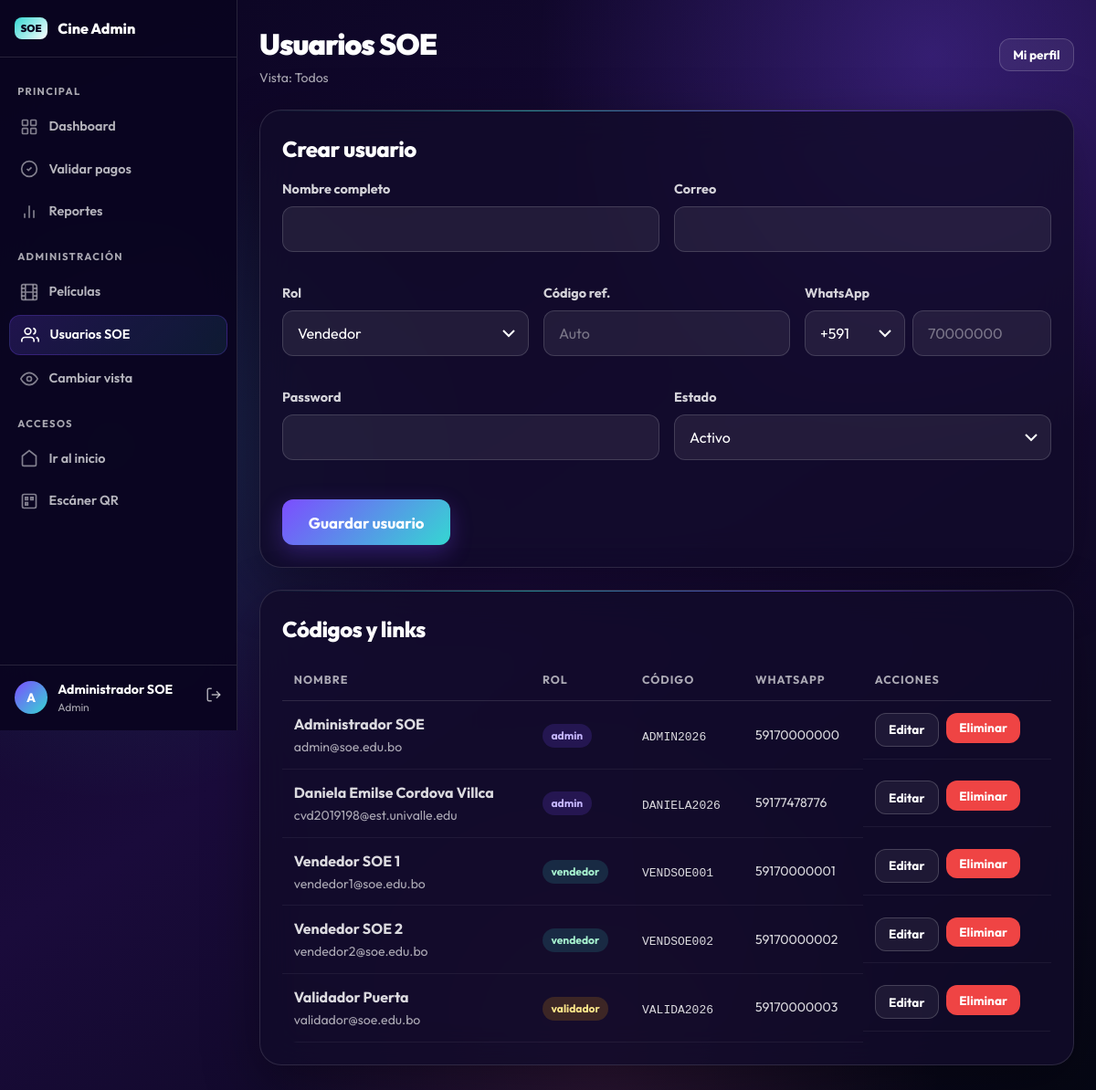
The app's page /admin/usuarios.php (signed in), older data.
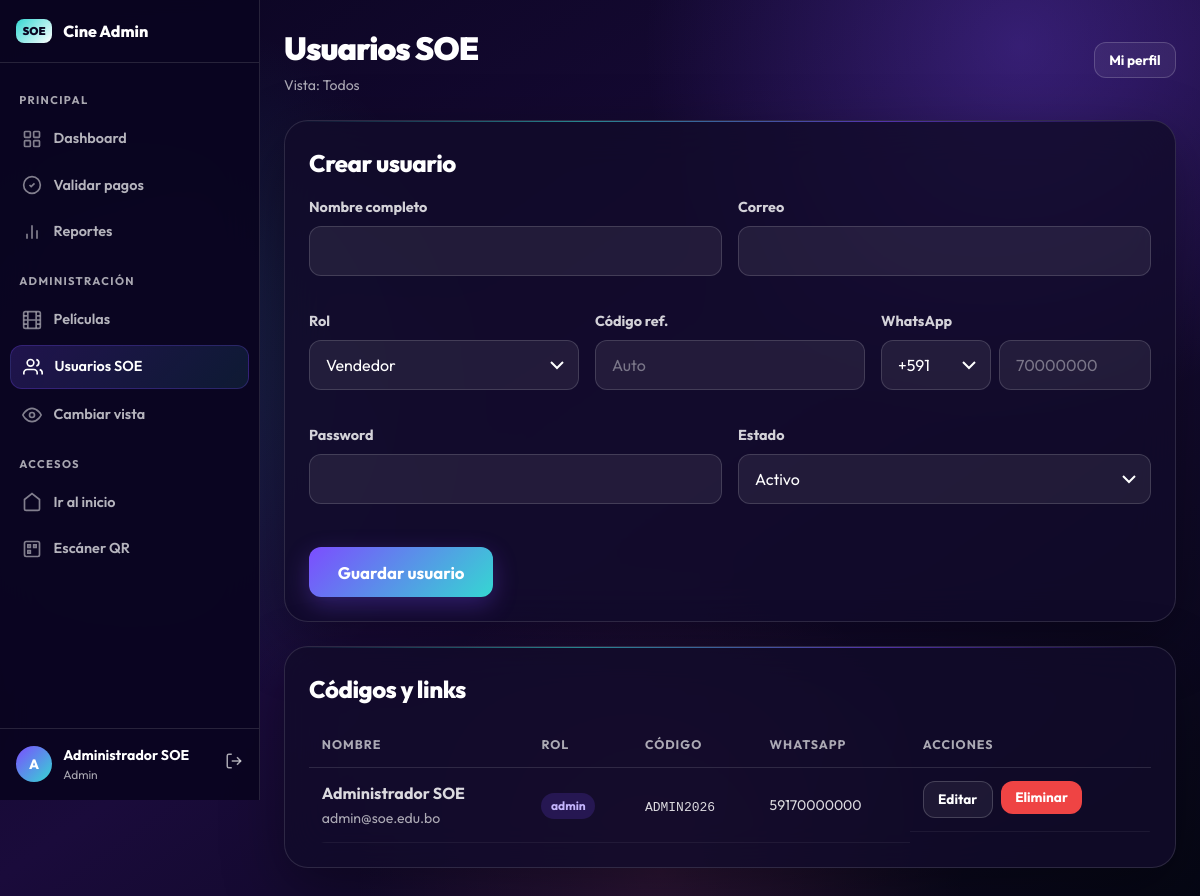
The same page, newer data.
### tables this page shows
CREATE TABLE usuarios (
  id INT UNSIGNED AUTO_INCREMENT PRIMARY KEY,
  nombre_completo VARCHAR(150) NOT NULL,
  correo VARCHAR(150) NOT NULL UNIQUE,
  password_hash VARCHAR(255) NOT NULL,
  rol ENUM('admin','vendedor','validador') NOT NULL DEFAULT 'vendedor',
  codigo_referencia CHAR(12) NOT NULL UNIQUE,
  whatsapp VARCHAR(20) NULL,
  qr_pago_imagen VARCHAR(255) NULL,
  estado ENUM('activo','inactivo','eliminado') NOT NULL DEFAULT 'activo',
  fecha_creacion DATETIME NOT NULL DEFAULT CURRENT_TIMESTAMP,
  fecha_actualizacion DATETIME NOT NULL DEFAULT CURRENT_TIMESTAMP ON UPDATE CURRENT_TIMESTAMP,
  creado_por INT UNSIGNED NULL,
  INDEX idx_rol (rol),
  INDEX idx_estado (estado),
  INDEX idx_codigo (codigo_referencia)
);

### config/config.php (called while the page is built, shortened)
<?php
function e(?string $value): string
{
    return htmlspecialchars((string) $value, ENT_QUOTES, 'UTF-8');
}
function asset(string $path): string
{
    $cleanPath = ltrim($path, '/');
    $url = BASE_URL . '/' . $cleanPath;
    $filePath = ROOT_PATH . '/' . str_replace('/', DIRECTORY_SEPARATOR, $cleanPath);
    if (is_file($filePath)) {
        $separator = str_contains($url, '?') ? '&' : '?';
        $url .= $separator . 'v=' . filemtime($filePath);
    }
    return $url;
}

### classes/Auth.php (called while the page is built, shortened)
<?php
class Auth
{
    public static function user(): ?array
    {
        return $_SESSION['usuario'] ?? null;
    }
}

### admin/usuarios.php (the view, shortened to what this page needs)
<?php
require __DIR__ . '/_bootstrap.php';
$pdo = Database::getConnection();
$phoneCountries = ['591'=>'Bolivia +591','54'=>'Argentina +54','55'=>'Brasil +55','56'=>'Chile +56','57'=>'Colombia +57','593'=>'Ecuador +593','595'=>'Paraguay +595','51'=>'Peru +51','598'=>'Uruguay +598','58'=>'Venezuela +58','52'=>'Mexico +52','1'=>'EE.UU./Canada +1','34'=>'España +34'];
function separar_telefono(?string $telefono, array $paises): array {
    $digits = preg_replace('/\D+/', '', (string) $telefono);
    $codes = array_keys($paises); usort($codes, fn($a,$b)=>strlen($b)<=>strlen($a));
    return ['591', $digits];
}
$editarId = filter_input(INPUT_GET,'editar',FILTER_VALIDATE_INT); $editar=null;
[$waPaisActual,$waLocalActual]=separar_telefono($editar['whatsapp']??'',$phoneCountries);
$usuarios=$pdo->query("SELECT * FROM usuarios WHERE estado!='eliminado' ORDER BY rol,nombre_completo")->fetchAll();
admin_header('Usuarios SOE');
?>
<div class="glass admin-panel">
    <h2><?= $editar?'Editar usuario':'Crear usuario' ?></h2>
    <form method="post">
        <div class="form-row form-row-2 mb-2">
            <div class="form-group"><label class="form-label">Nombre completo</label><input class="form-input" name="nombre_completo" required minlength="3" value="<?= e($editar['nombre_completo']??'') ?>"></div>
            <div class="form-group"><label class="form-label">Correo</label><input class="form-input" type="email" name="correo" required value="<?= e($editar['correo']??'') ?>"></div>
        </div>
        <div class="form-row form-row-3 mb-2">
            <div class="form-group"><label class="form-label">Rol</label><select class="form-input form-select" name="rol"><option value="vendedor">Vendedor</option></select></div>
            <div class="form-group"><label class="form-label">Código ref.</label><input class="form-input" name="codigo_referencia" value="<?= e($editar['codigo_referencia']??'') ?>" placeholder="Auto" <?= $editar?'':'readonly' ?>></div>
            <div class="form-group"><label class="form-label">WhatsApp</label>
                <div class="phone-field">
                    <select class="form-input form-select" name="whatsapp_pais" data-country-select>
                        <?php foreach ($phoneCountries as $code=>$label): ?><option value="<?= e($code) ?>" data-short="+<?= e($code) ?>" data-label="<?= e($label) ?>" <?= $code===$waPaisActual?'selected':'' ?>>+<?= e($code) ?></option><?php endforeach; ?>
                    </select>
                    <input class="form-input" type="tel" name="whatsapp" value="<?= e($waLocalActual) ?>" placeholder="70000000" maxlength="15" data-phone-local="true">
                </div>
            </div>
        </div>
        <div class="form-row form-row-2 mb-3">
            <div class="form-group"><label class="form-label">Password <?= $editar?'(vacío = sin cambio)':'' ?></label><input class="form-input" type="password" name="password" minlength="6" <?= $editar?'':'required' ?>></div>
            <div class="form-group"><label class="form-label">Estado</label><select class="form-input form-select" name="estado"><option value="activo">Activo</option></select></div>
        </div>
        <button class="btn btn-primary btn-lg">Guardar usuario</button>
    </form>
</div>
<div class="glass admin-panel">
    <h2>Códigos y links</h2>
    <div class="table-wrap">
        <table class="table"><thead><tr><th>Nombre</th><th>Rol</th><th>Código</th><th>WhatsApp</th><th>Acciones</th></tr></thead><tbody>
        <?php foreach ($usuarios as $u): ?>
            <tr>
                <td><strong><?= e($u['nombre_completo']) ?></strong><br><span class="text-muted text-sm"><?= e($u['correo']) ?></span></td>
                <td><span class="badge badge-<?= $u['rol']==='admin'?'purple':($u['rol']==='vendedor'?'info':'warning') ?>"><?= e($u['rol']) ?></span></td>
                <td><code><?= e($u['codigo_referencia']) ?></code></td>
                <td class="text-sm"><?= e($u['whatsapp']??'') ?></td>
                <td class="flex gap-1">
                    <a class="btn btn-ghost btn-sm" href="usuarios.php?editar=<?= (int)$u['id'] ?>">Editar</a>
                    <form method="post" style="display:inline"><button class="btn btn-danger btn-sm" name="accion" value="eliminar">Eliminar</button></form>
                </td>
            </tr>
        <?php endforeach; ?>
        </tbody></table>
    </div>
</div>
<?php admin_footer(); ?>

### admin/_bootstrap.php (shortened to what this page needs)
<?php
require __DIR__ . '/../config/config.php';
require __DIR__ . '/../classes/Auth.php';
function admin_is_admin(): bool { return Auth::user()['rol'] === 'admin'; }
function admin_is_vendor(): bool { return Auth::user()['rol'] === 'vendedor'; }
function admin_view_vendor_label(): string {
    return 'Todos';
}
function admin_nav_active(string $page): string {
    return basename((string) ($_SERVER['SCRIPT_NAME'] ?? '')) === $page ? 'active' : '';
}
function admin_header(string $title): void {
    $user = Auth::user();
    $initial = strtoupper(substr($user['nombre'] ?? 'U', 0, 1));
    ?>
    <!doctype html>
    <html lang="es">
    <head>
        <link href="<?= e(asset('assets/css/bootstrap.min.css')) ?>" rel="stylesheet">
        <link href="<?= e(asset('assets/css/style.css')) ?>" rel="stylesheet">
    </head>
    <body class="site-bg">
    <div class="admin-layout">
        <aside class="sidebar">
            <div class="sidebar-header">
                <span class="brand-icon">SOE</span>
                <span>Cine Admin</span>
            </div>
            <nav class="sidebar-nav">
                <div class="sidebar-section">Principal</div>
                <a class="sidebar-link <?= admin_nav_active('index.php') ?>" href="index.php">
                    <svg viewBox="0 0 24 24" fill="none" stroke="currentColor" stroke-width="2"><rect x="3" y="3" width="7" height="7" rx="1"/><rect x="14" y="3" width="7" height="7" rx="1"/><rect x="3" y="14" width="7" height="7" rx="1"/><rect x="14" y="14" width="7" height="7" rx="1"/></svg>
                    <span class="sidebar-label">Dashboard</span>
                </a>
                <a class="sidebar-link <?= admin_nav_active('validar.php') ?>" href="validar.php">
                    <svg viewBox="0 0 24 24" fill="none" stroke="currentColor" stroke-width="2"><path d="M9 12l2 2 4-4"/><circle cx="12" cy="12" r="10"/></svg>
                    <span class="sidebar-label">Validar pagos</span>
                </a>
                <a class="sidebar-link <?= admin_nav_active('reportes.php') ?>" href="reportes.php">
                    <svg viewBox="0 0 24 24" fill="none" stroke="currentColor" stroke-width="2"><path d="M18 20V10M12 20V4M6 20v-6"/></svg>
                    <span class="sidebar-label">Reportes</span>
                </a>
                <?php if (admin_is_admin()): ?>
                <div class="sidebar-section">Administración</div>
                <a class="sidebar-link <?= admin_nav_active('peliculas.php') ?>" href="peliculas.php">
                    <svg viewBox="0 0 24 24" fill="none" stroke="currentColor" stroke-width="2"><rect x="2" y="2" width="20" height="20" rx="2"/><path d="M7 2v20M17 2v20M2 12h20M2 7h5M2 17h5M17 17h5M17 7h5"/></svg>
                    <span class="sidebar-label">Películas</span>
                </a>
                <a class="sidebar-link <?= admin_nav_active('usuarios.php') ?>" href="usuarios.php">
                    <svg viewBox="0 0 24 24" fill="none" stroke="currentColor" stroke-width="2"><path d="M17 21v-2a4 4 0 0 0-4-4H5a4 4 0 0 0-4 4v2"/><circle cx="9" cy="7" r="4"/><path d="M23 21v-2a4 4 0 0 0-3-3.87"/><path d="M16 3.13a4 4 0 0 1 0 7.75"/></svg>
                    <span class="sidebar-label">Usuarios SOE</span>
                </a>
                <a class="sidebar-link <?= admin_nav_active('modo.php') ?>" href="modo.php">
                    <svg viewBox="0 0 24 24" fill="none" stroke="currentColor" stroke-width="2"><path d="M1 12s4-8 11-8 11 8 11 8-4 8-11 8-11-8-11-8z"/><circle cx="12" cy="12" r="3"/></svg>
                    <span class="sidebar-label">Cambiar vista</span>
                </a>
                <?php endif; ?>
                <div class="sidebar-section">Accesos</div>
                <a class="sidebar-link" href="../index.php">
                    <svg viewBox="0 0 24 24" fill="none" stroke="currentColor" stroke-width="2"><path d="M3 9l9-7 9 7v11a2 2 0 0 1-2 2H5a2 2 0 0 1-2-2z"/></svg>
                    <span class="sidebar-label">Ir al inicio</span>
                </a>
                <a class="sidebar-link" href="../validador/escaner.php">
                    <svg viewBox="0 0 24 24" fill="none" stroke="currentColor" stroke-width="2"><rect x="3" y="3" width="18" height="18" rx="2"/><path d="M7 7h3v3H7zM14 7h3v3h-3zM7 14h3v3H7z"/></svg>
                    <span class="sidebar-label">Escáner QR</span>
                </a>
            </nav>
            <div class="sidebar-user">
                <div class="sidebar-user-avatar"><?= e($initial) ?></div>
                <div class="sidebar-user-info">
                    <div class="sidebar-user-name"><?= e($user['nombre'] ?? 'Usuario') ?></div>
                    <div class="sidebar-user-role"><?= e(ucfirst($user['rol'] ?? '')) ?></div>
                </div>
                <a href="../login.php?salir=1" title="Salir" style="margin-left:auto;color:var(--muted)">
                    <svg width="18" height="18" viewBox="0 0 24 24" fill="none" stroke="currentColor" stroke-width="2"><path d="M9 21H5a2 2 0 0 1-2-2V5a2 2 0 0 1 2-2h4"/><polyline points="16 17 21 12 16 7"/><line x1="21" y1="12" x2="9" y2="12"/></svg>
                </a>
            </div>
        </aside>
        <div class="main-area">
            <header class="admin-header">
                <div>
                    <h1><?= e($title) ?></h1>
                    <span class="text-muted text-sm">Vista: <?= e(admin_view_vendor_label()) ?></span>
                </div>
                <div class="flex gap-1">
                    <a class="btn btn-ghost btn-sm" href="perfil.php">Mi perfil</a>
                </div>
            </header>
    <?php
}
function admin_footer(): void {
    echo '</div></div>';
    echo '</body></html>';
}

### assets/css/base.css (style rules this page uses)
:root { --bg:#0a0520;--bg2:#1a0b3b;--surface:rgba(18,12,42,.82);--surface-soft:rgba(255,255,255,.07); --line:rgba(255,255,255,.12);--text:#fff;--muted:rgba(255,255,255,.65); --purple:#7c4dff;--cyan:#35d7d2;--pink:#ff6aa2;--blue:#5b8df7; --danger:#ef4444;--warning:#f59e0b;--success:#10b981; --r-xl:24px;--r-lg:18px;--r-md:12px; --shadow:0 20px 60px rgba(0,0,0,.35);--glow:0 0 0 1px rgba(255,255,255,.08),0 24px 70px rgba(53,215,210,.12); --nav-h:70px; }
* { box-sizing:border-box;margin:0;padding:0 }
html { scroll-behavior:smooth }
body { font-family:'Outfit',system-ui,sans-serif;color:var(--text);background:var(--bg);min-height:100vh;overflow-x:hidden;text-rendering:optimizeLegibility }
a { color:inherit;text-decoration:none }
.btn { display:inline-flex;align-items:center;justify-content:center;gap:.5rem;padding:.7rem 1.4rem;border:1px solid transparent;border-radius:var(--r-md);font-family:inherit;font-weight:700;font-size:.95rem;cursor:pointer;transition:all .25s ease;text-decoration:none }
.btn-primary { background:linear-gradient(135deg,var(--purple),var(--cyan));color:#fff;border:0;box-shadow:0 8px 25px rgba(124,77,255,.3) }
.btn-ghost { background:rgba(255,255,255,.06);color:#fff;border:1px solid rgba(255,255,255,.18) }
.btn-danger { background:var(--danger);color:#fff;border:0 }
.btn-sm { padding:.45rem .9rem;font-size:.85rem }
.btn-lg { padding:.85rem 1.8rem;font-size:1.05rem;min-height:50px }
.form-group { margin-bottom:1.2rem }
.form-label { display:block;margin-bottom:.45rem;color:rgba(255,255,255,.82);font-weight:700;font-size:.9rem }
.form-input,.form-select { width:100%;min-height:50px;padding:.7rem 1rem;border:1px solid rgba(255,255,255,.15);border-radius:var(--r-md);background:rgba(255,255,255,.07);color:#fff;font-family:inherit;font-size:1rem;transition:border-color .2s,box-shadow .2s }
.form-input::placeholder { color:rgba(255,255,255,.4) }
.form-select { appearance:none;background-repeat:no-repeat;background-position:right .8rem center;background-size:1rem;padding-right:2.5rem }
.form-select option { background:#1a0b3b;color:#fff }
.glass { background:var(--surface);backdrop-filter:blur(20px);border:1px solid var(--line);border-radius:var(--r-xl);box-shadow:var(--shadow);position:relative;overflow:hidden }
.glass::before { content:"";position:absolute;inset:0 0 auto;height:1px;background:linear-gradient(90deg,transparent,rgba(53,215,210,.6),rgba(124,77,255,.6),transparent);pointer-events:none }
.glass>* { position:relative;z-index:1 }
.badge { display:inline-flex;align-items:center;padding:.25rem .6rem;border-radius:999px;font-size:.75rem;font-weight:700 }
.badge-purple { background:rgba(124,77,255,.18);color:#c4b5fd }
.table-wrap { overflow-x:auto;border-radius:var(--r-lg) }
.table { width:100%;border-collapse:collapse;color:rgba(255,255,255,.85) }
.table th { padding:.8rem;text-align:left;font-size:.78rem;text-transform:uppercase;letter-spacing:.08em;color:var(--muted);border-bottom:1px solid var(--line) }
.table td { padding:.8rem;border-bottom:1px solid rgba(255,255,255,.06) }
.table tbody tr { transition:background .2s }
.flex { display:flex }
.gap-1 { gap:.5rem }
.text-muted { color:var(--muted) }
.text-sm { font-size:.88rem }
.mb-2 { margin-bottom:1rem }
.mb-3 { margin-bottom:1.5rem }
.badge-warning { background:rgba(245,158,11,.18);color:#fde68a }
.badge-info { background:rgba(53,215,210,.15);color:#a7f3d0 }

### assets/css/pages.css (style rules this page uses)
.site-bg { background:radial-gradient(circle at 85% 5%,rgba(124,77,255,.3),transparent 28%),radial-gradient(circle at 10% 40%,rgba(53,215,210,.15),transparent 30%),radial-gradient(circle at 55% 95%,rgba(255,106,162,.12),transparent 28%),linear-gradient(145deg,#0a0520 0%,#1a0b3b 50%,#050713 100%);background-attachment:fixed;min-height:100vh }

### assets/css/components.css (style rules this page uses)
.form-row { display:grid;gap:1rem }
.form-row-2 { grid-template-columns:1fr 1fr }
.form-row-3 { grid-template-columns:1fr 1fr 1fr }
.phone-field { display:grid;grid-template-columns:110px 1fr;gap:.5rem }

Row changes from the older to the newer data that the page shows:
removed usuarios: nombre_completo "Daniela Emilse Cordova Villca", correo "cvd2019198@est.univalle.edu", rol "admin", codigo_referencia "DANIELA2026", whatsapp "59177478776"
removed usuarios: nombre_completo "Vendedor SOE 1", correo "vendedor1@soe.edu.bo", rol "vendedor", codigo_referencia "VENDSOE001", whatsapp "59170000001"
removed usuarios: nombre_completo "Vendedor SOE 2", correo "vendedor2@soe.edu.bo", rol "vendedor", codigo_referencia "VENDSOE002", whatsapp "59170000002"
removed usuarios: nombre_completo "Validador Puerta", correo "validador@soe.edu.bo", rol "validador", codigo_referencia "VALIDA2026", whatsapp "59170000003"
